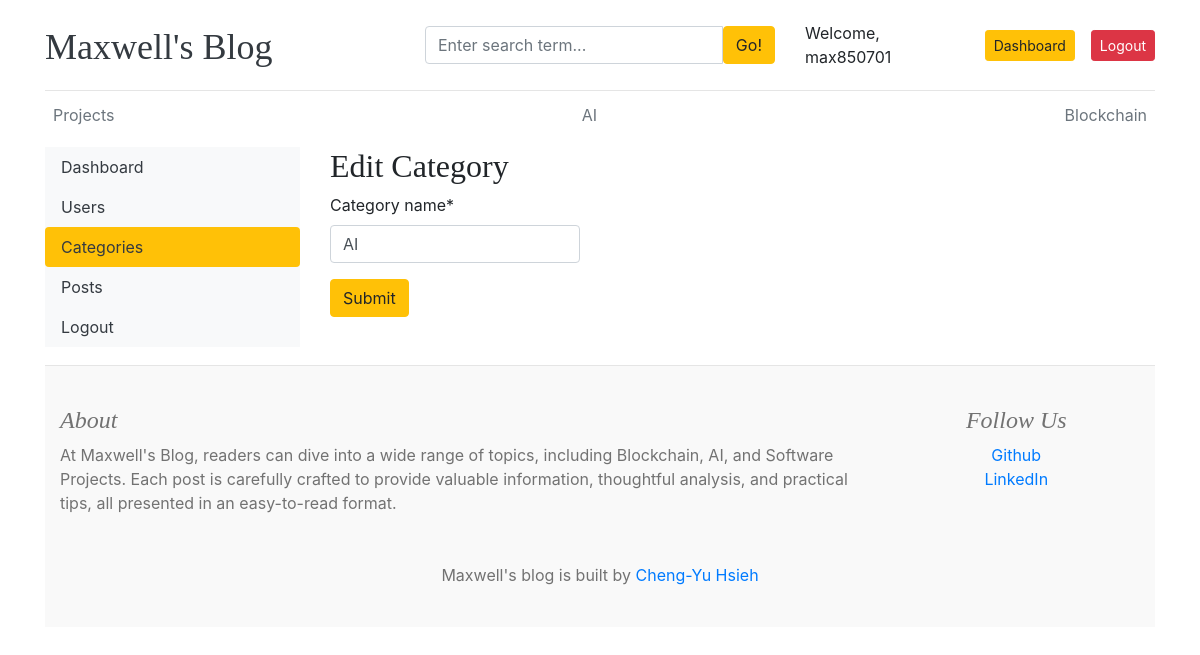
The app's page /dashboard/categories/edit/3/ (signed in) with its own data.
### blogs/models.py (models this page shows, shortened)
class Category(models.Model):
    category_name = models.CharField(max_length=50, unique=True)
    created_at = models.DateTimeField(auto_now_add=True)
    updated_at = models.DateTimeField(auto_now=True)
    class Meta:
        verbose_name_plural = 'categories'

### marketing/models.py (models this page shows, shortened)
class About(models.Model):
    about_heading = models.CharField(max_length=25)
    about_description = models.TextField(max_length=300)
    created_at = models.DateTimeField(auto_now_add=True)
    updated_at = models.DateTimeField(auto_now=True)
    class Meta:
        verbose_name_plural = "About"

class SocialLink(models.Model):
    platform = models.CharField(max_length=25)
    link = models.URLField(max_length=100)
    created_at = models.DateTimeField(auto_now_add=True)
    updated_at = models.DateTimeField(auto_now=True)

### dashboards/views.py (the view)
# urls.py: path('categories/edit/<int:pk>/', views.edit_category, name="edit_category"),
@login_required(login_url='login')
def edit_category(request, pk):
    category = get_object_or_404(Category, pk=pk)
    if request.method == "POST":
        form = CategoryForm(request.POST, instance=category)
        if form.is_valid():
            form.save()
            return redirect('categories')
    form = CategoryForm(instance=category)
    context = {
        'form': form,
        'category': category,
    }
    return render(request, 'dashboard/edit_category.html', context)

### dashboards/forms.py
class CategoryForm(forms.ModelForm):
    class Meta:
        model = Category
        fields = '__all__'

### blogs/context_processors.py (called while the page is built)
def get_categories(request):
    categories = Category.objects.all().order_by('-updated_at')
    return dict(categories=categories)

def get_social_links(request):
    social_links = SocialLink.objects.all()
    return dict(social_links=social_links)

def get_about(request):
    try:
        about = About.objects.get(pk=1)
        return dict(about=about)
    except:
        return dict(about=None)

### templates/dashboard/edit_category.html (shortened to what this page needs)
{% extends 'base.html' %}
{% block content %}
{% load crispy_forms_tags %}
<div class="row">
    {% include 'dashboard/sidebar.html' %}
    <div class="col-md-9 pb-5">
        <h2>Edit Category</h2>
        <form action="{% url 'edit_category' category.id %}" method="POST" style="width: 250px;">
            {{ form | crispy }}
            <button type="submit" class="btn btn-warning">Submit</button>
        </form>
    </div>
</div>
{% endblock %}

### templates/base.html (shortened to what this page needs)
{% load static %}
<!DOCTYPE html>
<html lang="en">
<head>
    <link href="https://getbootstrap.com/docs/4.0/dist/css/bootstrap.min.css" rel="stylesheet">
    <link href="{% static 'css/blog.css' %}" rel="stylesheet">
    <link rel="stylesheet" href="https://cdnjs.cloudflare.com/ajax/libs/font-awesome/4.7.0/css/font-awesome.min.css">
  </head>
<body>
    <div class="container">
      <header class="blog-header py-3">
        <div class="row flex-nowrap justify-content-between align-items-center">
          <div class="col-4 pt-1">
            <a class="blog-header-logo text-dark" href="/">Maxwell's Blog</a>
          </div>
          <div class="col-4">
            <form action="{% url 'search' %}" method="GET">
              <div class="input-group">
                <input class="form-control" type="text" name="keyword" value="{{ keyword }}" placeholder="Enter search term..." aria-label="Enter search term..." aria-describedby="button-search" />
                <button type="submit" class="btn btn-warning" id="button-search" type="button">Go!</button>
              </div>
            </form>
          </div>
          <div class="col-4 d-flex justify-content-end align-items-center">
            {% if not user.is_authenticated %}
            <a class="btn btn-sm btn-warning" href="{% url 'login' %}">Login</a> &nbsp;
            <a class="btn btn-sm btn-outline-secondary" href="{% url 'register' %}">Register</a>
            {% else %}
            <span> Welcome, {{ user.username }} </span>
            <span><a class="btn btn-sm btn-warning" href="{% url 'dashboard' %}">Dashboard</a></span>
            <span><a class="btn btn-sm btn-danger" href="{% url 'logout' %}">Logout</a></span>
            {% endif %}
          </div>
        </div>
      </header>
      <div class="nav-scroller py-1 mb-2">
        <nav class="nav d-flex justify-content-between">
          {% for cat in categories %}
          <a class="p-2 text-muted" href="{% url 'posts_by_category' cat.pk %}">{{ cat.category_name }}</a>
          {% endfor %}
        </nav>
      </div>
{% block content %}
{% endblock %}
<footer class="blog-footer">
  <div class="container">
    <div class="row pb-5">
        <div class="col-md-9 text-left">
            {% include 'about_us.html' %}
        </div>
        <div class="col-md-3">
            {% include 'follow_us.html' %}
        </div>
    </div>
    <div class="row justify-content-center">
      <div class="text-center">
        <p>Maxwell's blog is built by <a href="https://www.linkedin.com/in/maxwell1996/">Cheng-Yu Hsieh</a></p>
      </div>
    </div>
</div>
</footer>
</body>
</html>

### templates/about_us.html
<h4 class="font-italic">{{ about.about_heading }}</h4>
<p class="mb-0">{{ about.about_description }}</p>

### templates/follow_us.html
{% if social_links %}
<h4 class="font-italic">Follow Us</h4>
<ol class="list-unstyled">
  {% for link in social_links %}
  <li><a href="{{ link.link }}" target="_blank">{{ link.platform }}</a></li>
  {% endfor %}
</ol>
{% endif %}

### blog_main/static/css/blog.css (style rules this page uses)
.blog-header { border-bottom: 1px solid #e5e5e5; }
.blog-header-logo { font-family: "Playfair Display", Georgia, "Times New Roman", serif; font-size: 2.25rem; }
h1, h2, h3, h4, h5, h6 { font-family: "Playfair Display", Georgia, "Times New Roman", serif; }
.blog-footer { padding: 2.5rem 0; color: #727272; text-align: center; background-color: #f9f9f9; border-top: .05rem solid #e5e5e5; }
.blog-footer p:last-child { margin-bottom: 0; }

### records on screen
Category: category_name "Projects"
Category: category_name "AI"
Category: category_name "Blockchain"
About: about_heading "About", about_description "At Maxwell's Blog, readers can dive into a wide range of topics, including Blockchain, AI, and Software Projects. Each post is carefully crafted to provide valuable information, thoughtful analysis, and practical tips, all presented in an easy-to-read format."
SocialLink: platform "Github"
SocialLink: platform "LinkedIn"

### other values on screen
{{ user.username }} "max850701"
